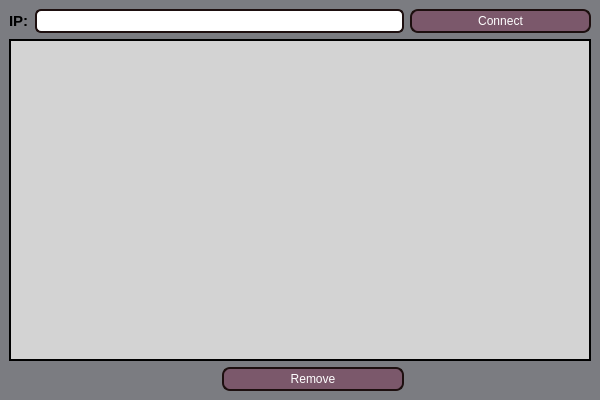
<?xml version="1.0" encoding="UTF-8"?>
<ui version="4.0">
 <class>MainWindow</class>
 <widget class="QMainWindow" name="MainWindow">
  <property name="geometry">
   <rect>
    <x>0</x>
    <y>0</y>
    <width>600</width>
    <height>400</height>
   </rect>
  </property>
  <property name="windowTitle">
   <string>EnglishDictionaryClient</string>
  </property>
  <property name="styleSheet">
   <string notr="true">QMainWindow {
	background-color: #7B7C81;
}

</string>
  </property>
  <widget class="QWidget" name="centralwidget">
   <layout class="QGridLayout" name="gridLayout">
    <item row="3" column="0" colspan="4">
     <widget class="QTableView" name="tbDataBase">
      <property name="styleSheet">
       <string notr="true">QTableView
 { 
	background-color: lightgray;
	color: black;
	border: 2px solid black;
 }

 QTableView::item 
{
	height: 40px; 
}

QTableView::item:selected 
{ 
	background-color: blue;
	color: white;
}

QHeaderView::section {
	 background-color: #D4DBE2;
 }

</string>
      </property>
     </widget>
    </item>
    <item row="0" column="1" colspan="2">
     <widget class="QLineEdit" name="leIP">
      <property name="sizePolicy">
       <sizepolicy hsizetype="Preferred" vsizetype="Fixed">
        <horstretch>0</horstretch>
        <verstretch>0</verstretch>
       </sizepolicy>
      </property>
      <property name="styleSheet">
       <string notr="true">QLineEdit {
   background-color: white;
   color: black; 
   border: 2px solid #1D0F0F; 
   border-radius: 6px; 
   padding: 2; 
}

</string>
      </property>
     </widget>
    </item>
    <item row="0" column="3">
     <widget class="QPushButton" name="btnConnect">
      <property name="styleSheet">
       <string notr="true">QPushButton {
   background-color: #7B586B; 
   color: white; 
   border: 2px solid #1D0F0F; 
   border-radius: 8px; 
   padding: 3; }

QPushButton:pressed { 
	background-color: #D4DBE2;
 }</string>
      </property>
      <property name="text">
       <string>Connect</string>
      </property>
     </widget>
    </item>
    <item row="0" column="0">
     <widget class="QLabel" name="lIP">
      <property name="sizePolicy">
       <sizepolicy hsizetype="Fixed" vsizetype="Fixed">
        <horstretch>0</horstretch>
        <verstretch>0</verstretch>
       </sizepolicy>
      </property>
      <property name="minimumSize">
       <size>
        <width>20</width>
        <height>0</height>
       </size>
      </property>
      <property name="font">
       <font>
        <pointsize>11</pointsize>
        <bold>true</bold>
       </font>
      </property>
      <property name="text">
       <string>IP:</string>
      </property>
     </widget>
    </item>
    <item row="4" column="2">
     <widget class="QPushButton" name="btnRemove">
      <property name="styleSheet">
       <string notr="true">QPushButton {
   background-color: #7B586B; 
   color: white; 
   border: 2px solid #1D0F0F; 
   border-radius: 8px; 
   padding: 3; }

QPushButton:pressed { 
	background-color: #D4DBE2;
 }</string>
      </property>
      <property name="text">
       <string>Remove</string>
      </property>
     </widget>
    </item>
   </layout>
  </widget>
  <widget class="QMenuBar" name="menubar">
   <property name="geometry">
    <rect>
     <x>0</x>
     <y>0</y>
     <width>600</width>
     <height>22</height>
    </rect>
   </property>
  </widget>
 </widget>
 <resources/>
 <connections/>
</ui>
